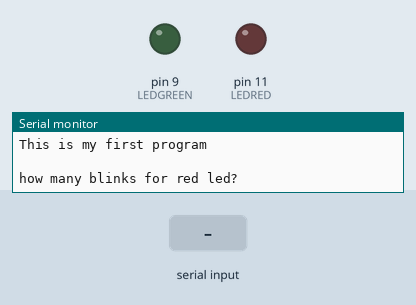
Recording of a sketch running on a simulated Arduino Uno, built with avr-gcc and run on an emulated ATmega328P. Shown: output pins drawn as LEDs (lit = HIGH), the last lines printed to the serial monitor. Dashed ring = blinking. The test bench sets the inputs (shaded band).

Above: at 0.8 s.
0.9 s: "90,45,200,10,150,30\n" received over Serial
At 4.21 s:
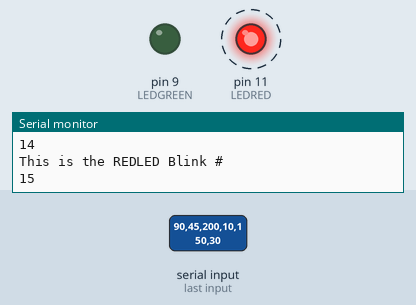
Timing chart, 0 to 9.9 s (numbered marks = the images above; inputs shaded):
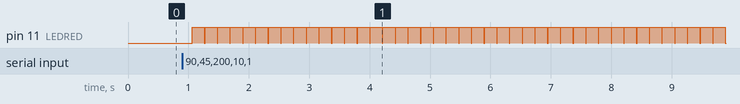

The sketch:

sketch_apr01b.ino
```cpp
int LEDRED = 11;
int LEDGREEN = 9;
int blinkred;
int blinkgreen;
int redon;
int redoff;
int greenon;
int greenoff;
String message1 = "This is the REDLED Blink #";
String message2 = "This is the GREENLED Blink #";

void setup() {
  Serial.begin(9600);
  pinMode(LEDRED,OUTPUT);
  pinMode(LEDGREEN,OUTPUT);
  Serial.println("This is my first program");
  Serial.println(" ");


  Serial.print("how many blinks for red led?");
  while(Serial.available()==0){};
  blinkred = Serial.parseInt();
  Serial.println(" ");

  Serial.print("how many blinks for green led?");
  while(Serial.available()==0){};
  blinkgreen = Serial.parseInt();
  Serial.println(" ");


  Serial.print("how how long should red led be on?");
  while(Serial.available()==0){};
  redon = Serial.parseInt();
  Serial.println(" ");


  Serial.print("how how long should red led be off?");
  while(Serial.available()==0){};
  redoff = Serial.parseInt();
  Serial.println(" ");

  Serial.print("how how long should green led be on?");
  while(Serial.available()==0){};
  greenon = Serial.parseInt();
  Serial.println(" ");


  Serial.print("how how long should green led be off?");
  while(Serial.available()==0){};
  greenoff = Serial.parseInt();
  Serial.println(" ");


  // put your setup code here, to run once:

}

void loop() {

  for(int j=1;j<=blinkred;j=j+1){
  Serial.println(message1);
  Serial.println(j);
  digitalWrite(LEDRED,HIGH);
  delay(redon);
  digitalWrite(LEDRED,LOW);
  delay(redoff);
  }

   Serial.println(" ");

  for(int j=1;j<=blinkgreen;j=j+1){
  Serial.println(message2);
  Serial.println(j);
  digitalWrite(LEDRED,HIGH);
  delay(greenon);
  digitalWrite(LEDRED,LOW);
  delay(greenoff);
  }
   Serial.println(" ");
  // put your main code here, to run repeatedly:

}
```

Measured:
- after the input at 0.9 s, pin 11 (LEDRED): alternates HIGH for 0.20 s and LOW for 0.01 s, starting after 0.17 s
